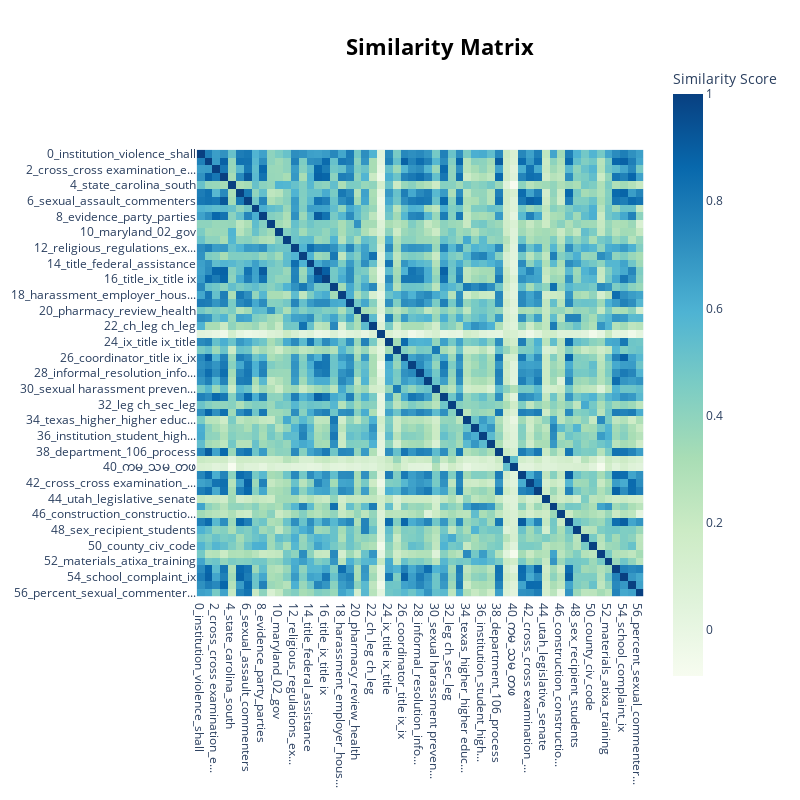

Here is the notebook cell this chart was saved with:
### Code cell
topic_model.visualize_heatmap()

### Figure 1 — Plotly figure (JSON) as saved in the notebook; plotly's stock layout.template omitted (floating-point values rounded to 4 significant figures; data arrays with more than 128 entries replaced by an {"elided": "..."} marker saying what was removed)
{"data": [{"coloraxis": "coloraxis", "hovertemplate": "x: %{x}<br>y: %{y}<br>Similarity Score: %{z}<extra></extra>", "name": "0", "type": "heatmap", "x": ["0_institution_violence_shall", "1_106_recipient_process", "2_cross_cross examination_e...", "3_106_department_witness", "4_state_carolina_south", "5_school_harassment_student", "6_sexual_assault_commenters", "7_support_child_order", "8_evidence_party_parties", "9_health_insurance_coverage", "10_maryland_02_gov", "11_kansas_education_materials", "12_religious_regulations_ex...", "13_institution_student_acad...", "14_title_federal_assistance", "15_party_106_department", "16_title_ix_title ix", "17_institution_higher educa...", "18_harassment_employer_hous...", "19_ferpa_information_depart...", "20_pharmacy_review_health", "21_sex_single sex_single", "22_ch_leg ch_leg", "23_google_chrome_cloud", "24_ix_title ix_title", "25_harassment prevention_se...", "26_coordinator_title ix_ix", "27_removal_emergency_emerge...", "28_informal_resolution_info...", "29_speech_amendment_harassm...", "30_sexual harassment preven...", "31_party_106_department", "32_leg ch_sec_leg", "33_standard_evidence_eviden...", "34_texas_higher_higher educ...", "35_institution_institution ...", "36_institution_student_high...", "37_funds_bonds_fund", "38_department_106_process", "39_kev_wa_ya", "40_ကမ_သမ_တဖ", "41_school_gebser_harassment", "42_cross_cross examination_...", "43_consent_sexual_sexual as...", "44_utah_legislative_senate", "45_institution_higher educa...", "46_construction_constructio...", "47_title_title ix_ix", "48_sex_recipient_students", "49_house_legislation_opposi...", "50_county_civ_code", "51_applicant_institution_st...", "52_materials_atixa_training", "53_sexual_harassment_sexual...", "54_school_complaint_ix", "55_consent_evidence_sexual ...", "56_percent_sexual_commenter..."], "xaxis": "x", "y": ["0_institution_violence_shall", "1_106_recipient_process", "2_cross_cross examination_e...", "3_106_department_witness", "4_state_carolina_south", "5_school_harassment_student", "6_sexual_assault_commenters", "7_support_child_order", "8_evidence_party_parties", "9_health_insurance_coverage", "10_maryland_02_gov", "11_kansas_education_materials", "12_religious_regulations_ex...", "13_institution_student_acad...", "14_title_federal_assistance", "15_party_106_department", "16_title_ix_title ix", "17_institution_higher educa...", "18_harassment_employer_hous...", "19_ferpa_information_depart...", "20_pharmacy_review_health", "21_sex_single sex_single", "22_ch_leg ch_leg", "23_google_chrome_cloud", "24_ix_title ix_title", "25_harassment prevention_se...", "26_coordinator_title ix_ix", "27_removal_emergency_emerge...", "28_informal_resolution_info...", "29_speech_amendment_harassm...", "30_sexual harassment preven...", "31_party_106_department", "32_leg ch_sec_leg", "33_standard_evidence_eviden...", "34_texas_higher_higher educ...", "35_institution_institution ...", "36_institution_student_high...", "37_funds_bonds_fund", "38_department_106_process", "39_kev_wa_ya", "40_ကမ_သမ_တဖ", "41_school_gebser_harassment", "42_cross_cross examination_...", "43_consent_sexual_sexual as...", "44_utah_legislative_senate", "45_institution_higher educa...", "46_construction_constructio...", "47_title_title ix_ix", "48_sex_recipient_students", "49_house_legislation_opposi...", "50_county_civ_code", "51_applicant_institution_st...", "52_materials_atixa_training", "53_sexual_harassment_sexual...", "54_school_complaint_ix", "55_consent_evidence_sexual ...", "56_percent_sexual_commenter..."], "yaxis": "y", "z": {"elided": "57x57 float values"}}], "layout": {"coloraxis": {"colorbar": {"title": {"text": "Similarity Score"}}, "colorscale": [[0, "rgb(247,252,240)"], [0.125, "rgb(224,243,219)"], [0.25, "rgb(204,235,197)"], [0.375, "rgb(168,221,181)"], [0.5, "rgb(123,204,196)"], [0.625, "rgb(78,179,211)"], [0.75, "rgb(43,140,190)"], [0.875, "rgb(8,104,172)"], [1, "rgb(8,64,129)"]]}, "height": 800, "hoverlabel": {"bgcolor": "white", "font": {"family": "Rockwell", "size": 16}}, "legend": {"title": {"text": "Trend"}}, "margin": {"t": 60}, "showlegend": true, "title": {"font": {"color": "Black", "size": 22}, "text": "<b>Similarity Matrix</b>", "x": 0.55, "xanchor": "center", "y": 0.95, "yanchor": "top"}, "width": 800, "xaxis": {"anchor": "y", "autorange": true, "constrain": "domain", "domain": [0, 1], "range": [-0.5, 56.5], "scaleanchor": "y", "type": "category"}, "yaxis": {"anchor": "x", "autorange": true, "constrain": "domain", "domain": [0.1433, 0.8567], "range": [56.5, -0.5], "type": "category"}}}
